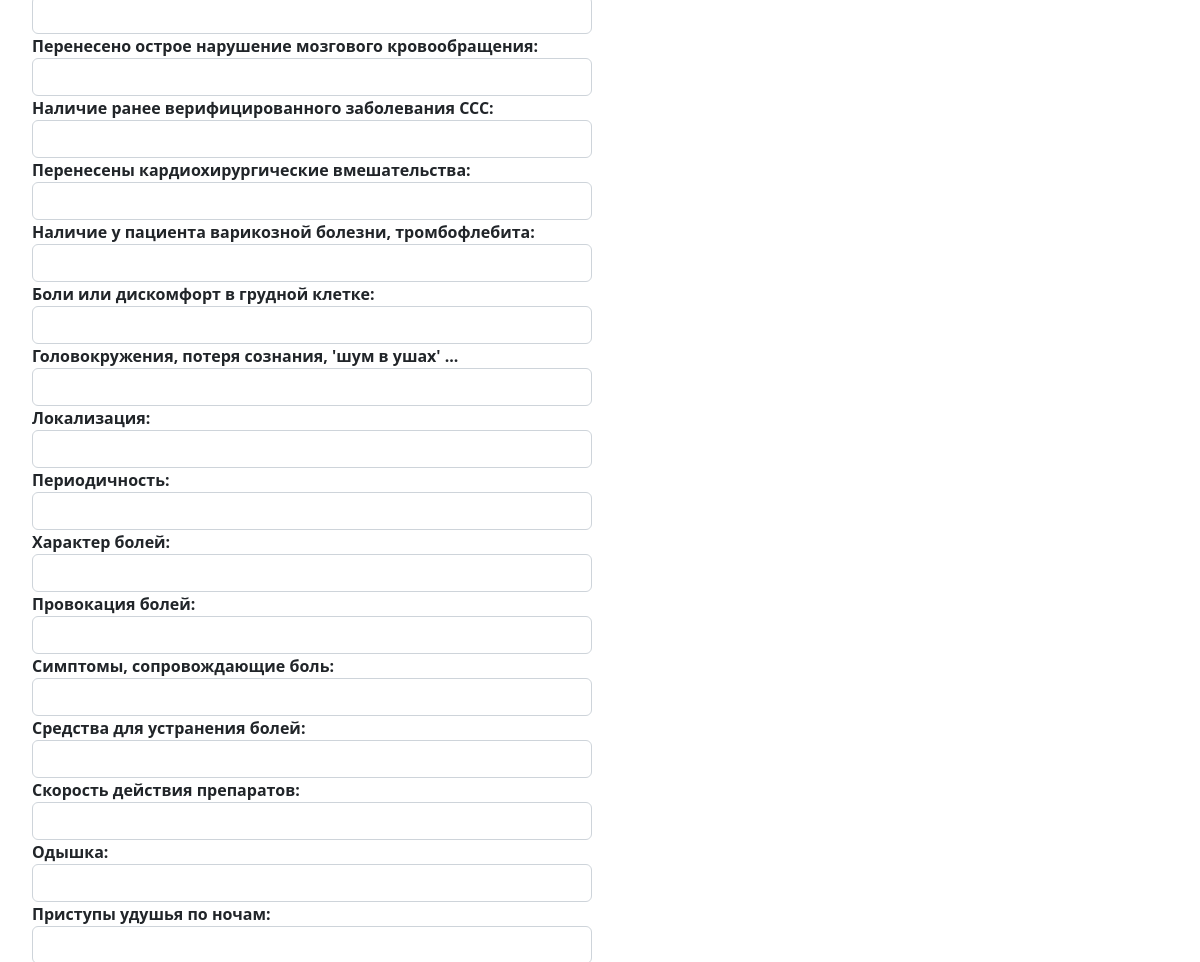
The app's page /survey/ (middle part), older data.
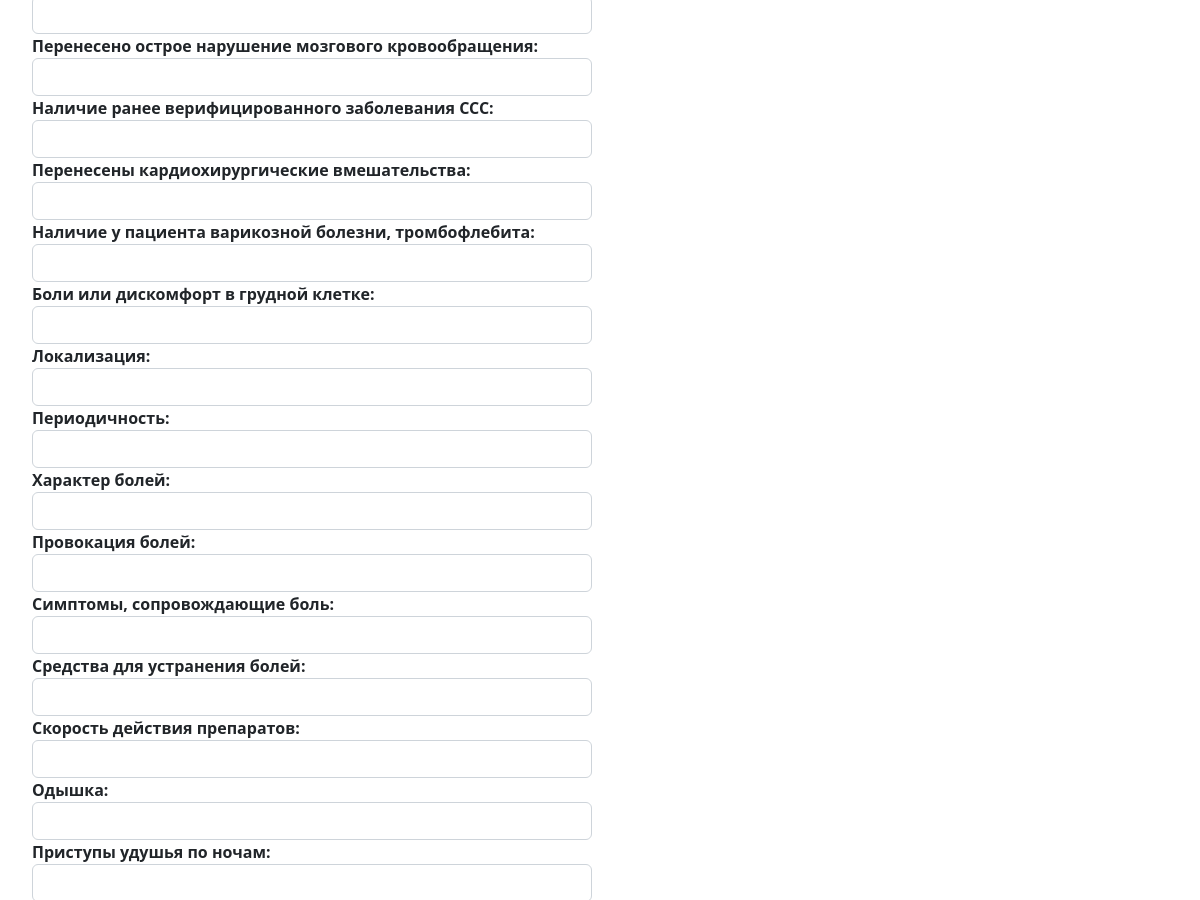
The same page, newer data.
### surveymodule/models.py (models this page shows, shortened)
class Question(models.Model):
    class QuestionType(models.IntegerChoices):
        Choice = 0, _('Выбор')
        Date = 1, _('Дата')
        Text = 2, _('Текст')
        Binary = 3, _('Бинарный')
    title = models.CharField('Текст вопроса', max_length=250)
    num = models.IntegerField('Порядковый номер вопроса')
    json_arr_index = models.IntegerField('Индекс в массиве', null=True, default=None, blank=True)
    survey = models.ForeignKey(Survey, on_delete=models.CASCADE)
    type_of_question = models.IntegerField(
        choices=QuestionType.choices,
        default=QuestionType.Choice)
    binary_value = models.ForeignKey(BinaryChoice, on_delete=models.CASCADE, null=True, default=None, blank=True)

### surveymodule/views.py (the view)
# urls.py: path('', views.survey_home, name='survey_home'),
def survey_home(request):
    surveys = Survey.objects.filter(
        title='Первая стадия'
    )
    print(surveys[0])
    return render(request, 'surveymodule/survey_home.html', {'survey': surveys[0]})

### surveymodule/models.py (called while the page is built)
    def __str__(self):
        return f'{self.title}; Активен: {self.is_active}'

### surveymodule/templates/surveymodule/survey_home.html (shortened to what this page needs)
{% extends 'main/layout.html'%}
{% block content %}
    <div class="container">
		<div class="survey-container">
			<form method="post" action="postsurvey/">
				{% for question in survey.question_set.all|dictsort:"num" %}
					<label for="q{{ question.num }}">{{ question.title }}</label><br>
					{% if question.type_of_question == 0 %}
						<select id="q{{ question.num }}" name="q{{ question.num }}" class="form-control" required>
							<option class="form-control" selected disabled></option>
							{% for answer in question.answer_set.all %}
								<option class="form-control" value="{{answer.related_value}};{{question.json_arr_index}}">{{answer.text}}</option>
							{% endfor %}
						</select>
					{% endif %}
					{% if question.type_of_question == 3 %}
						<select id="q{{ question.num }}" name="q{{ question.num }}" class="form-control" required>
							<option class="form-control" selected disabled></option>
							<option class="form-control" value="{{question.binary_value.false_value}};{{question.json_arr_index}}">{{question.binary_value.false_text}}</option>
						</select>
					{% endif %}
				{% endfor %}
			</form>
		</div>
	</div>
{% endblock%}

### main/templates/main/layout.html (shortened to what this page needs)
<!DOCTYPE html>
{% load static %}
<html>
<head>
	<link rel="stylesheet" href="https://cdn.jsdelivr.net/npm/bootstrap@5.2.3/dist/css/bootstrap.min.css">
	<link rel="stylesheet" href="{% static 'main/css/main.css' %}">
</head>
<body>
		{% block content %}
		{% endblock %}
</body>
</html>

### main/static/main/css/main.css (style rules this page uses)
* { box-sizing: border-box; }
body { margin: 0; padding: 0; display: flex; justify-content: center; align-items: center; }
.container { max-width: 1200px; text-align: center; justify-content: center; }
.survey-container { max-width: 600px; padding: 20px; margin-top: 50px; text-align: center; }
form { display: inline-block; text-align: left; }
label { font-weight: bold; }

Row changes from the older to the newer data that the page shows:
removed Question: title "Головокружения, потеря сознания, 'шум в ушах' ..."
